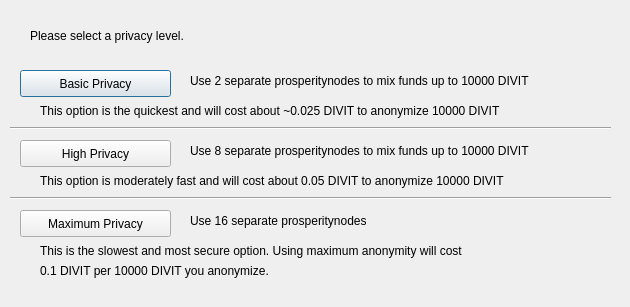
<?xml version="1.0" encoding="UTF-8"?>
<ui version="4.0">
 <class>ObfuscationConfig</class>
 <widget class="QDialog" name="ObfuscationConfig">
  <property name="geometry">
   <rect>
    <x>0</x>
    <y>0</y>
    <width>630</width>
    <height>307</height>
   </rect>
  </property>
  <property name="windowTitle">
   <string>Configure Obfuscation</string>
  </property>
  <widget class="QPushButton" name="buttonBasic">
   <property name="geometry">
    <rect>
     <x>20</x>
     <y>70</y>
     <width>151</width>
     <height>27</height>
    </rect>
   </property>
   <property name="text">
    <string>Basic Privacy</string>
   </property>
  </widget>
  <widget class="QPushButton" name="buttonHigh">
   <property name="geometry">
    <rect>
     <x>20</x>
     <y>140</y>
     <width>151</width>
     <height>27</height>
    </rect>
   </property>
   <property name="text">
    <string>High Privacy</string>
   </property>
  </widget>
  <widget class="QPushButton" name="buttonMax">
   <property name="geometry">
    <rect>
     <x>20</x>
     <y>210</y>
     <width>151</width>
     <height>27</height>
    </rect>
   </property>
   <property name="text">
    <string>Maximum Privacy</string>
   </property>
  </widget>
  <widget class="QLabel" name="label">
   <property name="geometry">
    <rect>
     <x>30</x>
     <y>20</y>
     <width>571</width>
     <height>31</height>
    </rect>
   </property>
   <property name="text">
    <string>Please select a privacy level.</string>
   </property>
  </widget>
  <widget class="QLabel" name="label_2">
   <property name="geometry">
    <rect>
     <x>190</x>
     <y>70</y>
     <width>421</width>
     <height>21</height>
    </rect>
   </property>
   <property name="text">
    <string>Use 2 separate prosperitynodes to mix funds up to 10000 DIVIT</string>
   </property>
  </widget>
  <widget class="QLabel" name="label_3">
   <property name="geometry">
    <rect>
     <x>190</x>
     <y>140</y>
     <width>411</width>
     <height>21</height>
    </rect>
   </property>
   <property name="text">
    <string>Use 8 separate prosperitynodes to mix funds up to 10000 DIVIT</string>
   </property>
  </widget>
  <widget class="QLabel" name="label_4">
   <property name="geometry">
    <rect>
     <x>190</x>
     <y>210</y>
     <width>421</width>
     <height>21</height>
    </rect>
   </property>
   <property name="text">
    <string>Use 16 separate prosperitynodes</string>
   </property>
  </widget>
  <widget class="QLabel" name="label_6">
   <property name="geometry">
    <rect>
     <x>40</x>
     <y>100</y>
     <width>561</width>
     <height>21</height>
    </rect>
   </property>
   <property name="text">
    <string>This option is the quickest and will cost about ~0.025 DIVIT to anonymize 10000 DIVIT</string>
   </property>
  </widget>
  <widget class="QLabel" name="label_7">
   <property name="geometry">
    <rect>
     <x>40</x>
     <y>170</y>
     <width>561</width>
     <height>21</height>
    </rect>
   </property>
   <property name="text">
    <string>This option is moderately fast and will cost about 0.05 DIVIT to anonymize 10000 DIVIT</string>
   </property>
  </widget>
  <widget class="QLabel" name="label_8">
   <property name="geometry">
    <rect>
     <x>40</x>
     <y>240</y>
     <width>561</width>
     <height>21</height>
    </rect>
   </property>
   <property name="text">
    <string>This is the slowest and most secure option. Using maximum anonymity will cost</string>
   </property>
  </widget>
  <widget class="QLabel" name="label_9">
   <property name="geometry">
    <rect>
     <x>40</x>
     <y>260</y>
     <width>561</width>
     <height>21</height>
    </rect>
   </property>
   <property name="text">
    <string>0.1 DIVIT per 10000 DIVIT you anonymize.</string>
   </property>
  </widget>
  <widget class="Line" name="line">
   <property name="geometry">
    <rect>
     <x>10</x>
     <y>120</y>
     <width>601</width>
     <height>16</height>
    </rect>
   </property>
   <property name="orientation">
    <enum>Qt::Horizontal</enum>
   </property>
  </widget>
  <widget class="Line" name="line_2">
   <property name="geometry">
    <rect>
     <x>10</x>
     <y>190</y>
     <width>601</width>
     <height>16</height>
    </rect>
   </property>
   <property name="orientation">
    <enum>Qt::Horizontal</enum>
   </property>
  </widget>
 </widget>
 <resources/>
 <connections/>
</ui>
